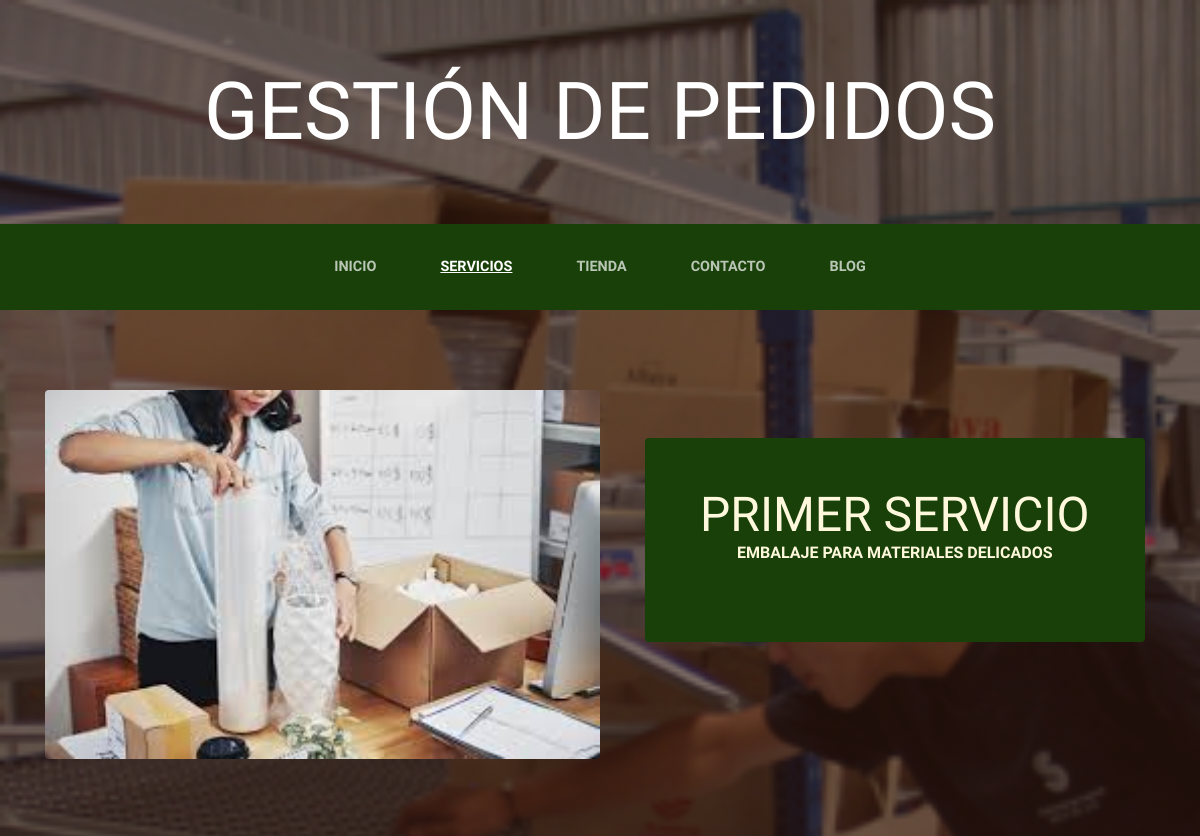
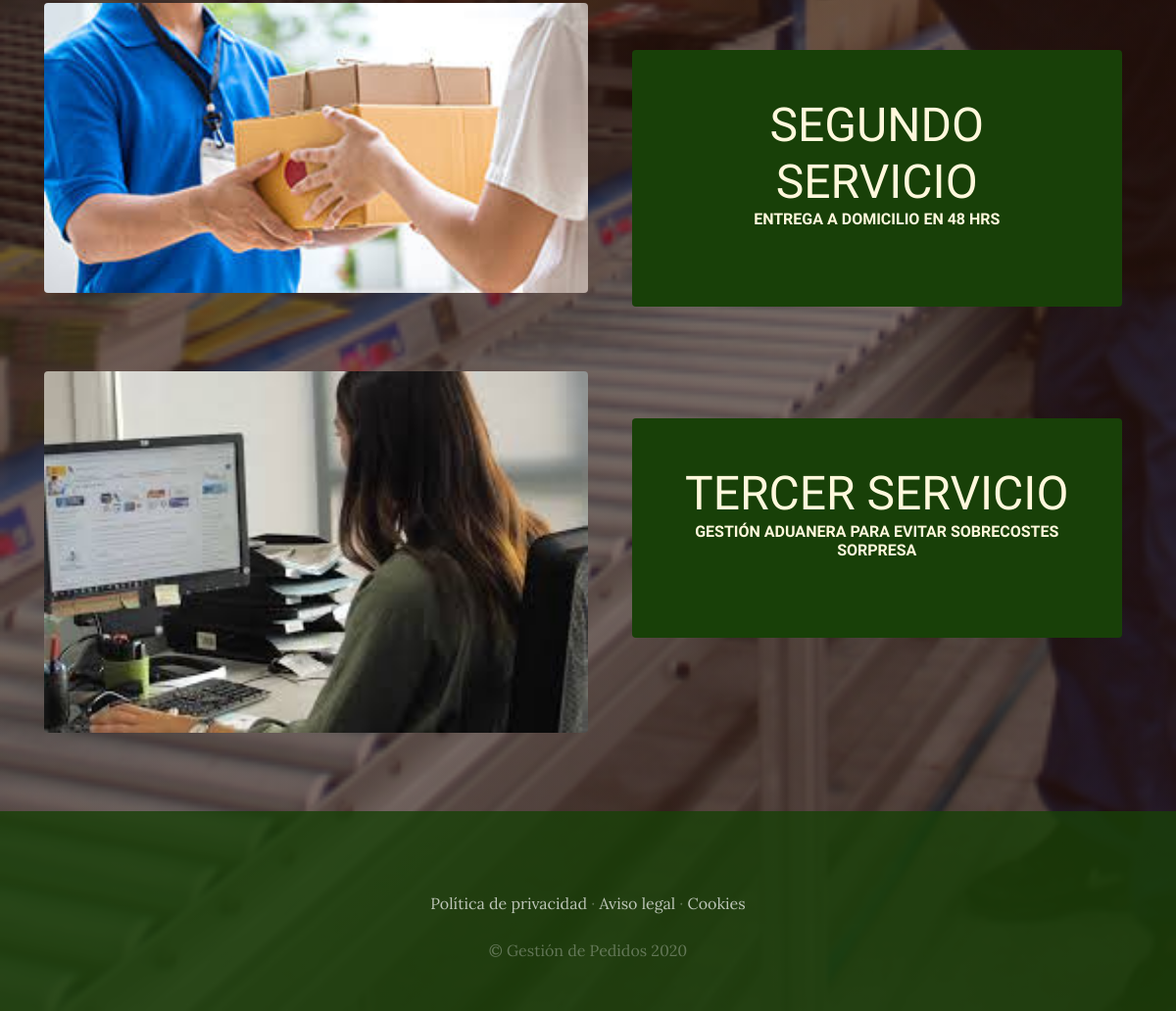
The app's page /Servicios/ with its own data (2 pictures, top to bottom).
### Servicios/models.py (models this page shows, shortened)
class Servicio(models.Model):
    titulo=models.CharField(max_length=50)
    Contenido=models.CharField(max_length=50)
    imagen=models.ImageField(upload_to='servicios')
    created=models.DateTimeField(auto_now_add=True)
    updated=models.DateTimeField(auto_now_add=True)
    class Meta:
        verbose_name='servicio'
        verbose_name_plural='servicios'

### Servicios/views.py (the view)
# urls.py: path('Servicios/',include("Servicios.urls")),
def Servicios(request):
    servicios=Servicio.objects.all()
    return render(request,"Servicios/servicios.html",{"servicios":servicios})

### Servicios/templates/servicios/servicios.html
{% extends 'WebApp1/BASE.html' %}
{% load static %}
{% block content %}
   {% for servicio in servicios  %}
   <section class="page-section clearfix">
      <div class="container">
        <div class="intro">
          <img class="intro-img img-fluid mb-3 mb-lg-0 rounded" src="{{servicio.imagen.url}}" alt="imagen {{servicio.titulo}}" style="width: 50%";>
          <div class="intro-text left-0 text-center bg-faded p-5 rounded" >
            <h2 class="section-heading mb-4" >
              <span class="section-heading-lower">{{servicio.titulo}}</span>
              <span class="section-heading-upper">{{servicio.Contenido}}</span>
            </h2>
          </div>
        </div>
      </div>
    </section>
   {% endfor %}
  {% endblock  %}

### WebApp1/templates/WebApp1/BASE.html (shortened to what this page needs)
<html>
<head>
  {% load static %}
    <link href="{% static 'WebApp1/vendor/bootstrap/css/bootstrap.min.css' %}" rel="stylesheet">
    <link href="{% static 'WebApp1/css/gestion.css' %}" rel="stylesheet">
</head>
<body>
  <h1 class="site-heading text-center text-white d-none d-lg-block">
        <span class="site-heading-lower">Gestión de Pedidos</span>
      </h1>
  <nav class="navbar navbar-expand-lg navbar-dark py-lg-4" id="mainNav">
    <div class="container">
      <div class="collapse navbar-collapse" id="navbarResponsive">
        <ul class="navbar-nav mx-auto">
          <li class="nav-item {% if request.path == '/' %} active {% endif %} px-lg-4">
            <a class="nav-link text-uppercase text-expanded" href={% url 'Home' %}>Inicio</a>
          </li>
          <li class="nav-item {% if request.path == '/Servicios/' %} active {% endif %} px-lg-4">
            <a class="nav-link text-uppercase text-expanded" href={% url 'Servicios' %}>Servicios</a>
          </li>
          <li class="nav-item {% if request.path == '/Tienda/' %} active {% endif %} px-lg-4">
            <a class="nav-link text-uppercase text-expanded" href={% url 'Tienda' %}>Tienda</a>
          </li>
          <li class="nav-item {% if request.path == '/contacto/' %} active {% endif %} px-lg-4">
            <a class="nav-link text-uppercase text-expanded" href={% url 'Contacto' %}>Contacto</a>
          </li>
          <li class="nav-item {% if request.path == '/Blog/' %} active {% endif %} px-lg-4">
            <a class="nav-link text-uppercase text-expanded" href={% url 'Blog' %}>Blog</a>
          </li>
        </ul>
      </div>
    </div>
  </nav>
   {% block content %}
   {% endblock  %}
  <footer class="footer text-faded text-center py-5">
      <div class="container">
        <p class="m-0 mbt">
        	<a href="sample.html" class="link">Política de privacidad</a> ·
        	<a href="sample.html" class="link">Aviso legal</a> ·
        	<a href="sample.html" class="link">Cookies</a>
		</p>
        <p class="m-0 mbt1">&copy; Gestión de Pedidos 2020</p>
      </div>
	</footer>
</body>
</html>

### WebApp1/static/WebApp1/css/gestion.css (style rules this page uses)
body { font-family: 'Lora'; background: linear-gradient(rgba(47, 23, 15, 0.65), rgba(47, 23, 15, 0.65)), url("../img/bg_main.jpg"); background-attachment: fixed; background-position: center; background-size: cover; }
h1, h2, h3, h4, h5, h6 { font-family: 'Raleway'; }
p { line-height: 1.75; }
.text-faded { color: rgba(255, 255, 255, 0.3); }
.site-heading { margin-top: 5rem; margin-bottom: 5rem; text-transform: uppercase; line-height: 1; font-family: 'Raleway'; }
.site-heading .site-heading-lower { font-size: 5rem; font-weight: 100; line-height: 4rem; }
.page-section { margin-top: 5rem; margin-bottom: 5rem; }
.section-heading { text-transform: uppercase; }
.section-heading .section-heading-upper { display: block; font-size: 1rem; font-weight: 800; padding-bottom:.5rem; }
.section-heading .section-heading-lower { display: block; font-size: 3rem; font-weight: 100; }
.bg-faded { background-color: rgba(255, 255, 255, 0.85); }
#mainNav { background-color: rgba(24, 64, 8); font-family: 'Raleway'; }
#mainNav .navbar-nav .nav-item .nav-link { color: rgba(255, 255, 255, 0.7); font-weight: 800; }
#mainNav .navbar-nav .nav-item.active .nav-link { color: #ffffff; text-decoration: underline; }
@media (min-width: 992px) { #mainNav .navbar-nav .nav-item .nav-link { font-size: 0.9rem; } }
.intro { position: relative; }
@media (min-width: 992px) { .intro .intro-img { width: 75%; float: left; } }
@media (min-width: 992px) { .intro .intro-text { left: 600; width: 60%; margin-top: 3rem; background-color: rgba(24, 64, 8); color: cornsilk; position: absolute; } }
@media (min-width: 1200px) { .intro .intro-text { width: 45%; } }
.footer { background-color: rgba(24, 64, 8, 0.8); }
.mbt { padding-top: 2rem; }
.mbt1 { padding-top: 1.25rem; }
a.link { color: rgba(255, 255, 255, 0.7); }

### records on screen
Servicio: imagen (picture), titulo "PRIMER SERVICIO", Contenido "EMBALAJE PARA MATERIALES DELICADOS"
Servicio: imagen (picture), titulo "SEGUNDO SERVICIO", Contenido "ENTREGA A DOMICILIO EN 48 HRS"
Servicio: imagen (picture), titulo "TERCER SERVICIO", Contenido "GESTIÓN ADUANERA PARA EVITAR SOBRECOSTES SORPRESA"
